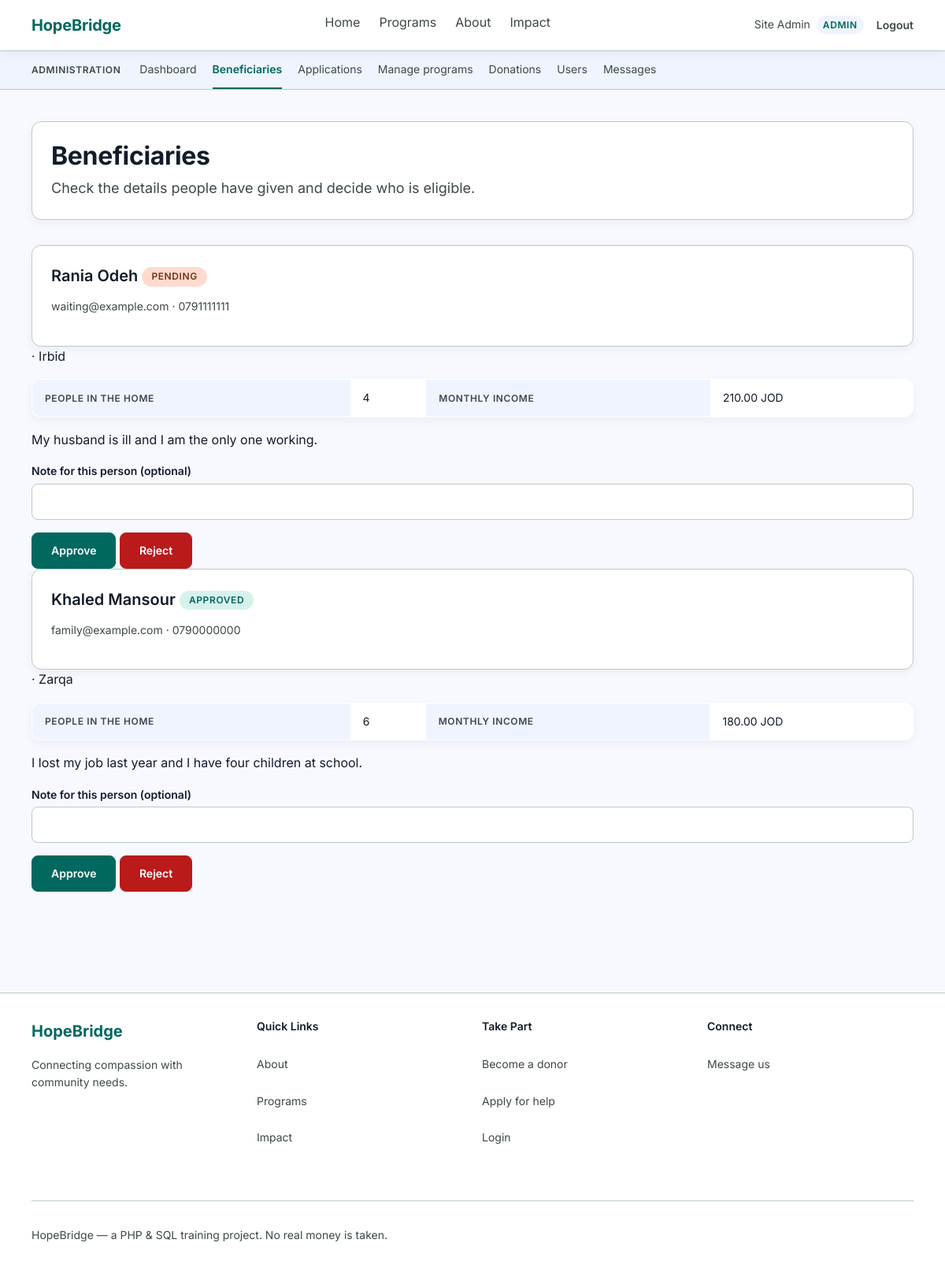
The app's page /admin_beneficiaries.php (signed in) with its own data.
### tables this page shows
CREATE TABLE beneficiaries (
    id INT AUTO_INCREMENT PRIMARY KEY,
    user_id INT NOT NULL,
    phone VARCHAR(30),
    city VARCHAR(80),
    household_size INT,
    monthly_income DECIMAL(8,2),
    situation TEXT,
    status VARCHAR(20) NOT NULL DEFAULT 'pending',   
    admin_note TEXT,
    FOREIGN KEY (user_id) REFERENCES users(id)
);

CREATE TABLE users (
    id INT AUTO_INCREMENT PRIMARY KEY,
    name VARCHAR(100) NOT NULL,
    email VARCHAR(150) NOT NULL UNIQUE,
    password VARCHAR(255),                           
    role VARCHAR(20) NOT NULL,                       
    provider VARCHAR(20) NOT NULL DEFAULT 'local',   
    created_at DATETIME DEFAULT CURRENT_TIMESTAMP
);

### admin_beneficiaries.php (the view, shortened to what this page needs)
<?php
require 'config.php';
$people = $pdo->query('SELECT beneficiaries.*, users.name, users.email
                       FROM beneficiaries
                       JOIN users ON users.id = beneficiaries.user_id
                       ORDER BY FIELD(beneficiaries.status, "pending", "approved", "rejected"), beneficiaries.id DESC')->fetchAll();
include 'header.php';
?>
<div class="page-head">
    <div>
        <h1>Beneficiaries</h1>
        <p class="subtitle">Check the details people have given and decide who is eligible.</p>
    </div>
</div>
<?php if (count($people) === 0) { ?>
    <p class="empty">Nobody has registered as a beneficiary yet.</p>
<?php } else { ?>
    <div class="list">
    <?php foreach ($people as $person) { ?>
        <div class="card">
            <h3>
                <?php echo htmlspecialchars($person['name']); ?>
                <span class="tag <?php echo $person['status']; ?>"><?php echo $person['status']; ?></span>
            </h3>
            <p class="raised">
                <?php echo htmlspecialchars($person['email']); ?>
                <?php if ($person['phone'] !== null && $person['phone'] !== '') { ?>
                    &middot; <?php echo htmlspecialchars($person['phone']); ?>
                <?php } ?>
    </div>
                <?php if ($person['city'] !== null && $person['city'] !== '') { ?>
                    &middot; <?php echo htmlspecialchars($person['city']); ?>
                <?php } ?>
            <table>
                <tr>
                    <th>People in the home</th>
                    <td><?php echo $person['household_size'] === null ? 'not given' : $person['household_size']; ?></td>
                    <th>Monthly income</th>
                    <td>
                        <?php echo $person['monthly_income'] === null
                            ? 'not given'
                            : number_format($person['monthly_income'], 2) . ' JOD'; ?>
                    </td>
                </tr>
            </table>
            <p class="gap-t">
                <?php
                if ($person['situation'] === null || $person['situation'] === '') {
                    echo 'This person has not described their situation yet.';
                } else {
                    echo nl2br(htmlspecialchars($person['situation']));
                }
                ?>
            </p>
            <form method="post">
                <label for="note<?php echo $person['id']; ?>">Note for this person (optional)</label>
                <input type="text" id="note<?php echo $person['id']; ?>" name="note"
                       value="<?php echo htmlspecialchars($person['admin_note'] ?? ''); ?>">
                <button type="submit" name="decision" value="approved">Approve</button>
                <button type="submit" name="decision" value="rejected" class="red">Reject</button>
            </form>
        </div>
    <?php } ?>
<?php } ?>
<?php include 'footer.php'; ?>

### style.css (style rules this page uses)
:root { --primary: #00685f; --primary-strong: #008378; --accent: #b05e3d; --accent-strong: #924628; --secondary: #0058be; --bg: #f8f9ff; --card: #ffffff; --tint: #eff4ff; --ink: #121c2a; --muted: #3d4947; --line: #bcc9c6; --error: #ba1a1a; --error-bg: #ffdad6; --error-ink: #93000a; --ok-bg: #d7f2ec; --warn-bg: #ffdbce; --warn-ink: #773215; --r-sm: 4px; --r: 8px; --r-md: 12px; --r-full: 999px; --lift-1: 0 4px 12px rgba(0, 0, 0, 0.05); --lift-2: 0 8px 24px rgba(0, 0, 0, 0.10); --ease: cubic-bezier(0.2, 0, 0, 1); --dur-1: 120ms; --dur-2: 220ms; }
* { box-sizing: border-box; }
* { -webkit-tap-highlight-color: rgba(0, 104, 95, 0.10); }
body { margin: 0; background: var(--bg); color: var(--ink); font-family: Inter, system-ui, -apple-system, "Segoe UI", Helvetica, Arial, sans-serif; font-size: 16px; line-height: 1.6; -webkit-font-smoothing: antialiased; }
h1 { font-size: 32px; font-weight: 700; line-height: 1.2; letter-spacing: -0.01em; margin: 0 0 8px; }
h3 { font-size: 20px; font-weight: 600; line-height: 1.4; margin: 0 0 8px; }
.subtitle { margin: 0; color: var(--muted); font-size: 18px; }
.page-head { display: flex; flex-wrap: wrap; align-items: center; justify-content: space-between; gap: 24px; background: var(--card); border: 1px solid var(--line); border-radius: var(--r-md); box-shadow: var(--lift-1); padding: 24px; margin-bottom: 32px; }
.card { background: var(--card); border: 1px solid var(--line); border-radius: var(--r-md); box-shadow: var(--lift-1); padding: 24px; transition: box-shadow var(--dur-2) var(--ease), border-color var(--dur-2) var(--ease); }
.card h3 { margin: 0 0 8px; }
.raised { font-size: 14px; color: var(--muted); }
label { display: block; margin-top: 16px; margin-bottom: 4px; font-size: 14px; font-weight: 600; }
input, select, textarea { width: 100%; padding: 12px; border: 1px solid var(--line); border-radius: var(--r); font-family: inherit; font-size: 16px; background: var(--card); color: var(--ink); }
input, select, textarea { transition: border-color var(--dur-1) var(--ease), box-shadow var(--dur-1) var(--ease); }
button, .button { display: inline-block; margin-top: 16px; padding: 12px 24px; background: var(--primary); color: #fff; border: 1px solid var(--primary); border-radius: var(--r); font-family: inherit; font-size: 14px; line-height: 20px; font-weight: 600; text-decoration: none; cursor: pointer; transition: background-color var(--dur-1) var(--ease), border-color var(--dur-1) var(--ease), color var(--dur-1) var(--ease); }
button.red { background: var(--error); border-color: var(--error); }
table { width: 100%; border-collapse: collapse; background: var(--card); border: 1px solid var(--line); border-radius: var(--r-md); overflow: hidden; box-shadow: var(--lift-1); }
th, td { padding: 12px 16px; text-align: left; border-bottom: 1px solid var(--line); font-size: 14px; }
tr:last-child th, tr:last-child td { border-bottom: none; }
table tr { transition: background-color var(--dur-1) var(--ease); }
th { background: var(--tint); font-size: 12px; font-weight: 600; letter-spacing: 0.05em; text-transform: uppercase; color: var(--muted); }
.tag { display: inline-block; padding: 4px 12px; border-radius: var(--r-full); font-size: 12px; font-weight: 600; letter-spacing: 0.05em; text-transform: uppercase; vertical-align: middle; }
.tag.pending { background: var(--warn-bg); color: var(--warn-ink); }
.tag.approved { background: var(--ok-bg); color: var(--primary); }
.list > * + * { margin-top: 16px; }
.gap-t { margin-top: 16px; }
.page-head, .hero .words > div, .impact-bar .inner, .grid > * { animation: rise 320ms var(--ease) both; animation-delay: 60ms; }
.page-head, .hero .words > div { animation-delay: 0ms; }

### records on screen
beneficiaries: user.name "Rania Odeh", status "PENDING", user.email "waiting@example.com", phone "0791111111", city "Irbid", household_size "4", monthly_income "210.00", situation "My husband is ill and I am the only one working."
beneficiaries: user.name "Khaled Mansour", status "APPROVED", user.email "family@example.com", phone "0790000000", city "Zarqa", household_size "6", monthly_income "180.00", situation "I lost my job last year and I have four children at school."

### other values on screen
$label "Home"
$label "Programs"
$label "About"
$label "Impact"
$_SESSION['name'] "Site Admin"
$_SESSION['role'] "ADMIN"
$section "ADMINISTRATION"
$label "Dashboard"
$label "Beneficiaries"
$label "Applications"
$label "Manage programs"
$label "Donations"
$label "Users"
$label "Messages"
